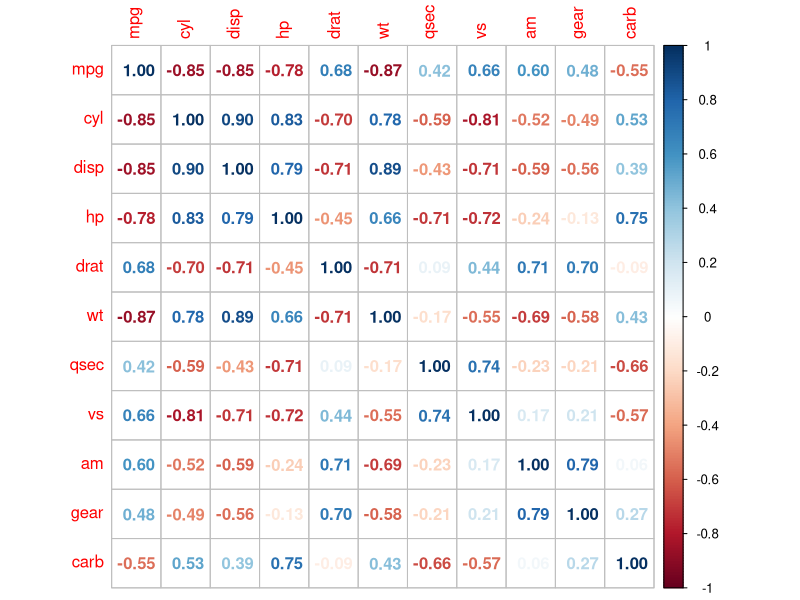
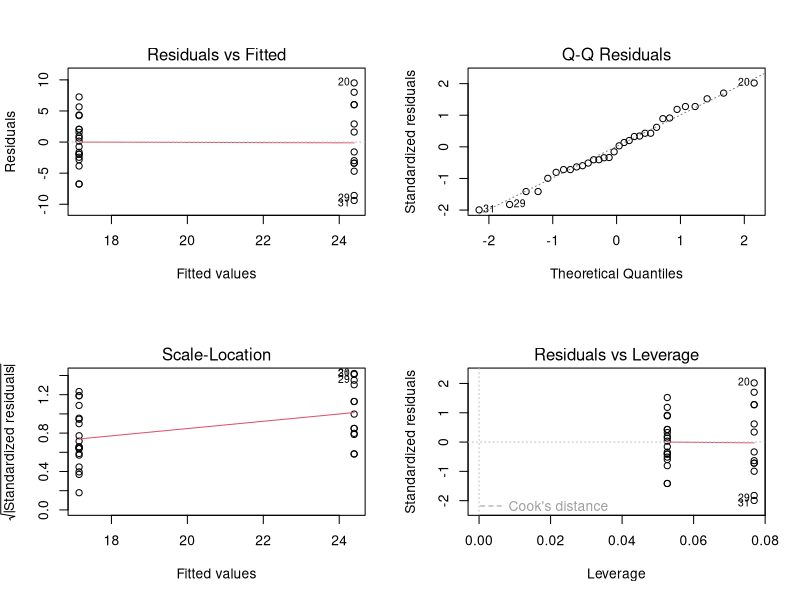
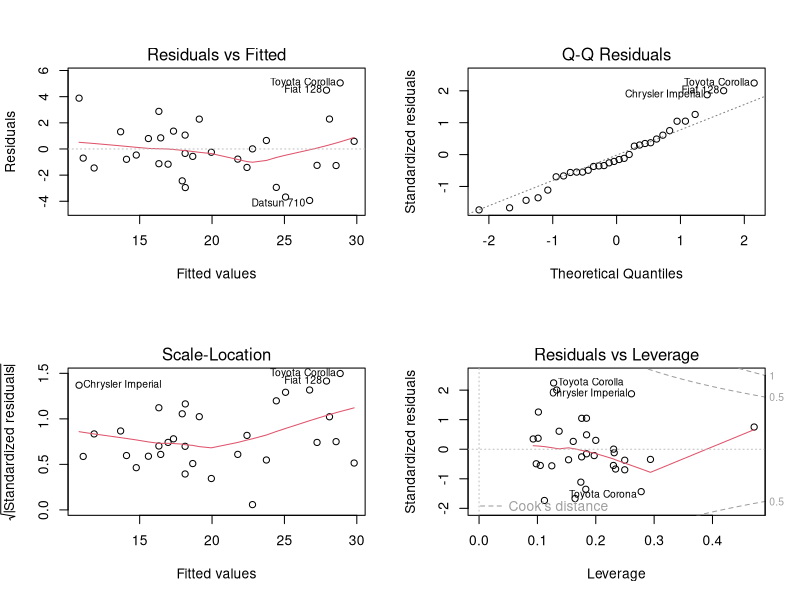
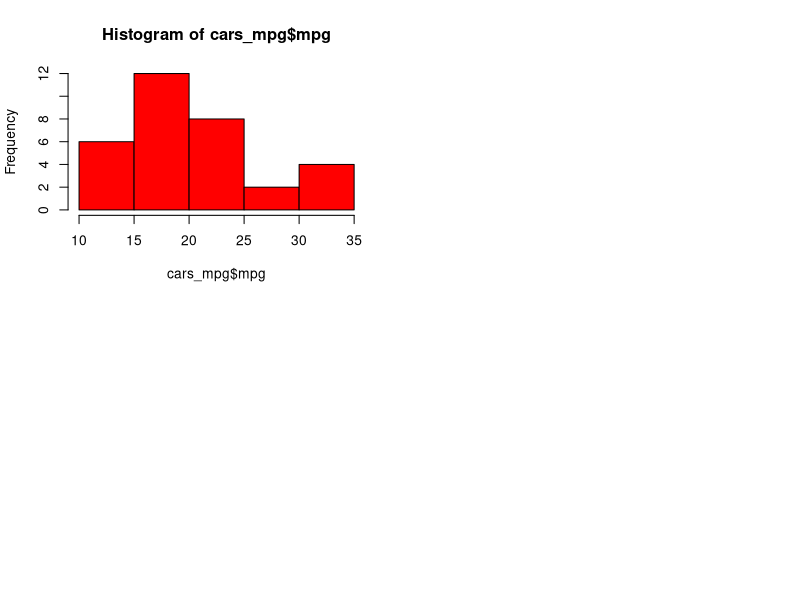
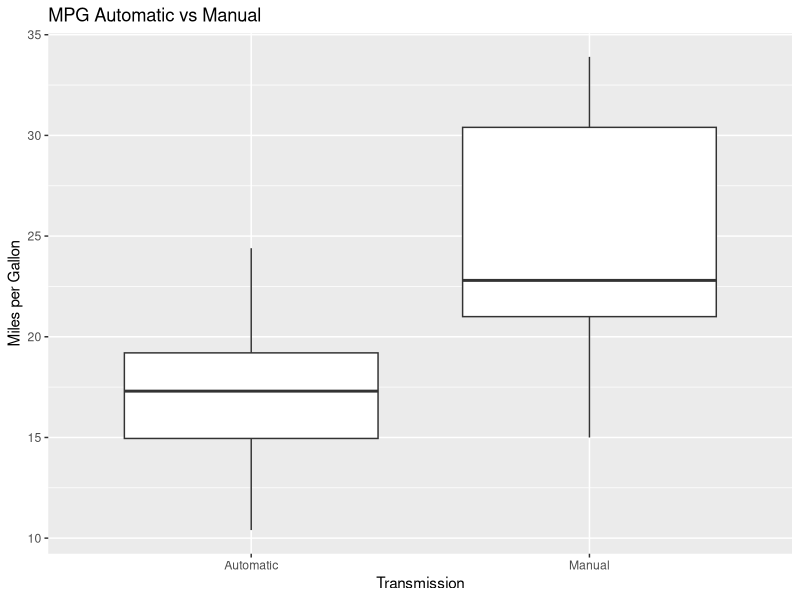
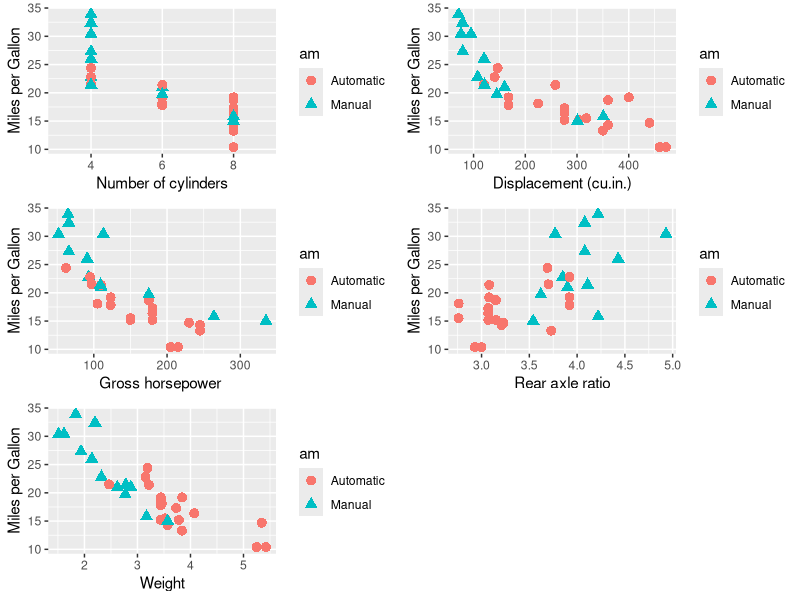

The R script that drew these images, in order:
## ---- chunk 1
library(ggplot2); library(leaps); library(corrplot); library(dplyr); library(lattice)
library(grid); library(gridExtra)
data("mtcars")
## ---- chunk 2
summary(mtcars, n = 3)
str(mtcars)
dim(mtcars)
## ---- chunk 3
cor = cor(mtcars)
cor
corrplot(cor, method = "number")

# Subsetting the desired variables
cars_mpg = select(mtcars, mpg:wt,am)

# changing cyl and am to the factor class.  
cars_mpg$cyl = as.factor(cars_mpg$cyl)
cars_mpg$am = factor(cars_mpg$am,levels = c(0,1), labels = c("Automatic", "Manual"))

str(cars_mpg)
## ---- chunk 4
y = cars_mpg$mpg; x = cars_mpg$am; n =length(y) 
fit1 = lm(y ~ x)
summary(fit1)

par(mfrow = c(2,2))
plot(fit1)

# 95% confidence interval
sumCoef = summary(fit1)$coefficients
sumCoef[2,1] + c(-1, 1) * qt(.975, df = fit1$df) * sumCoef[2, 2]

## ---- chunk 5
fit2 = lm(mpg ~ wt + cyl + hp + am, data = cars_mpg)
summary(fit2)

anova(fit1,fit2)

par(mfrow = c(2,2))
plot(fit2)
## ---- chunk 6
hist(cars_mpg$mpg, col = "red")

qplot(am, mpg, data=cars_mpg, geom=c("boxplot"), main="MPG Automatic vs Manual",
   xlab="Transmission", ylab="Miles per Gallon")
## ---- chunk 7
p1 = qplot(cyl, mpg, data=cars_mpg, shape = am, color=am, 
      size=I(3),xlab="Number of cylinders", ylab="Miles per Gallon") 

p2 = qplot(disp, mpg, data=cars_mpg, shape = am, color=am, 
      size=I(3),xlab="Displacement (cu.in.)", ylab="Miles per Gallon") 

p3 = qplot(hp, mpg, data=cars_mpg, shape = am, color=am, 
      size=I(3),xlab="Gross horsepower ", ylab="Miles per Gallon") 

p4 = qplot(drat, mpg, data=cars_mpg, shape = am, color=am, 
      size=I(3),xlab="Rear axle ratio", ylab="Miles per Gallon") 

p5 = qplot(wt, mpg, data=cars_mpg, shape=am, color=am, 
      size=I(3),xlab="Weight", ylab="Miles per Gallon") 

grid.arrange(p1, p2, p3, p4, p5)

dev.off()
